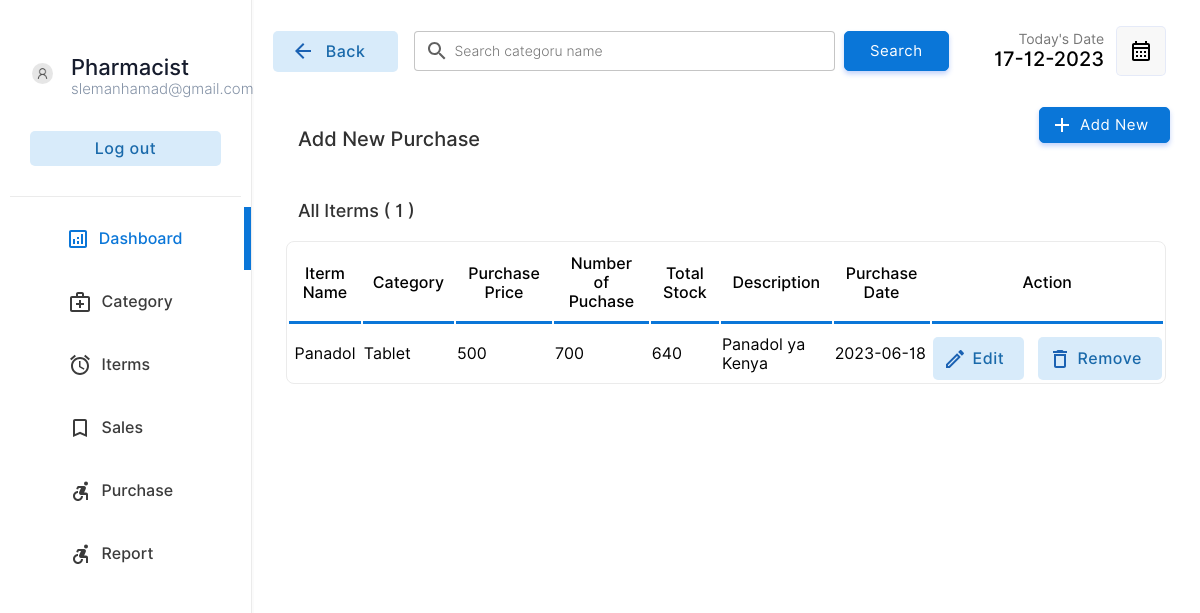
Page /pharmacist/purchase.php (signed in) on the committed database.
### tables this page shows
CREATE TABLE `category` (
  `category_id` int NOT NULL AUTO_INCREMENT,
  `category_name` varchar(100) NOT NULL,
  `category_status` int DEFAULT NULL,
  `user_id` int NOT NULL,
  PRIMARY KEY (`category_id`)
);

CREATE TABLE `purchase` (
  `purchase_id` int NOT NULL AUTO_INCREMENT,
  `purchase_date` date NOT NULL,
  `iterm_name` varchar(255) NOT NULL,
  `iterm_price` float NOT NULL DEFAULT '0',
  `quantity` int NOT NULL DEFAULT '0',
  `purchase_description` varchar(500) DEFAULT NULL,
  `status` int NOT NULL DEFAULT '1',
  `category_id` int NOT NULL,
  `user_id` int NOT NULL,
  PRIMARY KEY (`purchase_id`),
  KEY `purchase_FK` (`category_id`),
  CONSTRAINT `purchase_FK` FOREIGN KEY (`category_id`) REFERENCES `category` (`category_id`) ON DELETE CASCADE ON UPDATE CASCADE
);

CREATE TABLE `iterm` (
  `iterm_id` int NOT NULL AUTO_INCREMENT,
  `iterm_name` varchar(255) NOT NULL,
  `stock` int NOT NULL DEFAULT '0',
  `iterm_price` float NOT NULL DEFAULT '0',
  `iterm_description` varchar(500) DEFAULT NULL,
  `status` varchar(255) NOT NULL DEFAULT 'Active',
  `category_id` int NOT NULL,
  `user_id` int NOT NULL,
  PRIMARY KEY (`iterm_id`),
  KEY `item_FK` (`category_id`),
  CONSTRAINT `item_FK` FOREIGN KEY (`category_id`) REFERENCES `category` (`category_id`) ON DELETE CASCADE ON UPDATE CASCADE
);

### pharmacist/purchase.php (the view, shortened to what this page needs)
<!DOCTYPE html>
<html lang="en">
<head>
    <link rel="stylesheet" href="../css/animations.css">
    <link rel="stylesheet" href="../css/main.css">
    <link rel="stylesheet" href="../css/admin.css">
</head>
<body>
    <?php
    include("../connection.php");
    ?>
    <div class="container">
        <div class="menu">
            <table class="menu-container" border="0">
                <tr>
                    <td style="padding:10px" colspan="2">
                        <table border="0" class="profile-container">
                            <tr>
                                <td width="30%" style="padding-left:20px">
                                    <img src="../img/user.png" alt="" width="100%" style="border-radius:50%">
                                </td>
                                <td style="padding:0px;margin:0px;">
                                    <p class="profile-title">
                                        <?php echo $_SESSION["user_role"]; ?>
                                    </p>
                                    <p class="profile-subtitle">
                                        <?php echo $_SESSION["username"]; ?>
                                    </p>
                                </td>
                            </tr>
                            <tr>
                                <td colspan="2">
                                    <a href="../action/log_out.php"><input type="button" value="Log out"
                                            class="logout-btn btn-primary-soft btn"></a>
                                </td>
                            </tr>
                        </table>
                    </td>
                </tr>
                <tr class="menu-row">
                    <td class="menu-btn menu-icon-dashbord menu-active menu-icon-dashbord-active">
                        <a href="index.php" class="non-style-link-menu non-style-link-menu-active">
                            <div>
                                <p class="menu-text">Dashboard</p>
                        </a>
        </div></a>
        <tr class="menu-row">
            <td class="menu-btn menu-icon-doctor ">
                <a href="category.php" class="non-style-link-menu ">
                    <div>
                        <p class="menu-text">Category</p>
                </a>
    </div>
    <tr class="menu-row">
        <td class="menu-btn menu-icon-schedule">
            <a href="iterm.php" class="non-style-link-menu">
                <div>
                    <p class="menu-text">Iterms</p>
                </div>
            </a>
        </td>
    </tr>
    <tr class="menu-row">
        <td class="menu-btn menu-icon-appoinment">
            <a href="sales.php" class="non-style-link-menu">
                <div>
                    <p class="menu-text">Sales</p>
            </a></div>
        </td>
    </tr>
    <tr class="menu-row">
        <td class="menu-btn menu-icon-patient">
            <a href="purchase.php" class="non-style-link-menu">
                <div>
                    <p class="menu-text">Purchase</p>
            </a></div>
        </td>
    </tr>
    <tr class="menu-row">
        <td class="menu-btn menu-icon-patient">
            <a href="report.php" class="non-style-link-menu">
                <div>
                    <p class="menu-text">Report</p>
            </a></div>
        </td>
    </tr>
    <div class="dash-body">
        <table border="0" width="100%" style=" border-spacing: 0;margin:0;padding:0;margin-top:25px; ">
            <tr>
                <td width="13%">
                    <a href="purchase.php"><button class="login-btn btn-primary-soft btn btn-icon-back"
                            style="padding-top:11px;padding-bottom:11px;margin-left:20px;width:125px">
                            <font class="tn-in-text">Back</font>
                        </button></a>
                </td>
                <td>
                    <form action="" method="post" class="header-search">
                        <input type="search" name="search" class="input-text header-searchbar"
                            placeholder="Search categoru name" list="iterm">&nbsp;&nbsp;
                        <input type="Submit" value="Search" class="login-btn btn-primary btn"
                            style="padding-left: 25px;padding-right: 25px;padding-top: 10px;padding-bottom: 10px;">
                    </form>
                </td>
                <td width="15%">
                    <p style="font-size: 14px;color: rgb(119, 119, 119);padding: 0;margin: 0;text-align: right;">
                        Today's Date
                    </p>
                    <p class="heading-sub12" style="padding: 0;margin: 0;">
                        <?php
                        $date = date('d-m-Y');
                        echo $date;
                        ?>
                    </p>
                </td>
                <td width="10%">
                    <button class="btn-label" style="display: flex;justify-content: center;align-items: center;"><img
                            src="../img/calendar.svg" width="100%"></button>
                </td>
            </tr>
            <tr>
                <td colspan="2" style="padding-top:30px;">
                    <p class="heading-main12" style="margin-left: 45px;font-size:20px;color:rgb(49, 49, 49)">Add New
                        Purchase</p>
                </td>
                <td colspan="2">
                    <a href="?action=add&id=none&error=0" class="non-style-link"><button
                            class="login-btn btn-primary btn button-icon"
                            style="display: flex;justify-content: center;align-items: center;margin-left:75px;background-image: url('../img/icons/add.svg');">Add
                            New</font></button>
                    </a>
                </td>
            </tr>
            <tr>
                <?php
                $count = $conn->query("SELECT * from purchase");
                $number = $count->num_rows;
                ?>
                <td colspan="4" style="padding-top:10px;">
                    <p class="heading-main12" style="margin-left: 45px;font-size:18px;color:rgb(49, 49, 49)">All Iterms
                        (
                        <?php echo $number; ?> )
                    </p>
                </td>
            </tr>
            <tr>
                <td colspan="4">
                    <center>
                        <div class="abc scroll">
                            <table width="93%" class="sub-table scrolldown" border="0">
                                <thead>
                                    <tr>
                                        <th class="table-headin">
                                            Iterm Name
                                        </th>
                                        <th class="table-headin">
                                            Category
                                        </th>
                                        <th class="table-headin">
                                            Purchase Price
                                        </th>
                                        <th class="table-headin">
                                            Number of Puchase
                                        </th>
                                        <th class="table-headin">
                                            Total Stock
                                        </th>
                                        <th class="table-headin">
                                            Description
                                        </th>
                                        <th class="table-headin">
                                            Purchase Date
                                        </th>
                                        <th class="table-headin">
                                            Action
                                        </th>
                                    </tr>
                                </thead>
                                <tbody>
                                    <?php
                                    $all_purchase = $conn->query("SELECT c.category_name,p.purchase_date,p.purchase_id,
                                    p.iterm_name,p.iterm_price,p.quantity,p.purchase_description,i.stock
                                    from category c,iterm i,purchase p where c.category_id = i.category_id
                                    and c.category_id = p.category_id order by p.purchase_date DESC");
                                    if ($all_purchase->num_rows > 0) {
                                        while ($row = $all_purchase->fetch_array()) {
                                            echo '<tr>
                                        <td> &nbsp;' .
                                                $row["iterm_name"]
                                                . '</td>
                                        <td>
                                            ' . $row["category_name"] . '
                                        </td>
                                        <td>
                                        ' . $row["iterm_price"] . '
                                    </td>
                                    <td>
                                    ' . $row["quantity"] . '
                                </td>
                                <td>
                                ' . $row["stock"] . '
                            </td>
                                <td>
                                ' . $row["purchase_description"] . '
                            </td>
                            <td>
                            ' . $row["purchase_date"] . '
                        </td>
                                        <td>
                                        <div style="display:flex;justify-content: center;">
                                        <a href="?action=edit&id=' . $row["purchase_id"] . '&error=0" class="non-style-link"><button  class="btn-primary-soft btn button-icon btn-edit"  style="padding-left: 40px;padding-top: 12px;padding-bottom: 12px;margin-top: 10px;"><font class="tn-in-text">Edit</font></button></a>
                                       &nbsp;&nbsp;&nbsp;
                                       <a href="?action=drop&id=' . $row["purchase_id"] . '&name=' . $row["iterm_name"] . '" class="non-style-link"><button  class="btn-primary-soft btn button-icon btn-delete"  style="padding-left: 40px;padding-top: 12px;padding-bottom: 12px;margin-top: 10px;"><font class="tn-in-text">Remove</font></button></a>
                                        </div>
                                        </td>
                                    </tr>';
                                        }
                                    }
                                    ?>
                                </tbody>
                            </table>
                        </div>
                    </center>
                </td>
            </tr>
        </table>
    </div>
</body>
</html>

### css/main.css (style rules this page uses)
:root { --primarycolor: #0A76D8; --primarycolorhover: #006dd3; --btnice:#D8EBFA; --btnnicetext:#1b62b3; }
body { margin: 0; padding: 0; border-spacing: 0; font-family: 'Inter', sans-serif; }
.input-text { border-radius: 4px; border: 0.5px solid rgb(226, 226, 226); padding: 10px; width: 92%; transition: 0.2s; outline: none; }
.input-text { border: 1px solid #e9ecef; font-size: 14px; line-height: 26px; background-color: #fff; display: block; width: 100%; padding: .375rem .75rem; font-weight: 300; line-height: 1.5; color: #212529; background-color: #fff; background-clip: padding-box; -webkit-appearance: none; -moz-appearance: none; appearance: none; border-radius: .25rem; transition: border-color .15s ease-in-out,box-shadow .15s ease-in-out; }
.input-text::placeholder { font-family: 'Inter', sans-serif; }
.btn { cursor: pointer; padding: 8px 20px; outline: none; text-decoration: none; font-size: 15px; letter-spacing: 0.5px; transition: all 0.3s; border-radius: 5px; font-family: 'Inter', sans-serif; }
.btn-primary { background-color: var(--primarycolor) ; border: 1px solid var(--primarycolor) ; color: #fff ; box-shadow: 0 3px 5px 0 rgba(57,108,240,0.3); }
.btn-primary-soft { background-color: #D8EBFA ; color: #1969AA; font-weight: 500; font-size: 16px; border: none; }
.non-style-link:link, .non-style-link:visited, .non-style-link:hover, .non-style-link:active { text-decoration: none; color: rgb(43, 43, 43); }
.btn-label { margin-left: 10px; padding: 12px 12px; outline: none; text-decoration: none; font-size: 15px; letter-spacing: 0.5px; transition: all 0.3s; border-radius: 5px; background-color: #f0f0f073; border: 1px solid rgba(57,108,240,0.1) ; font-family: 'Inter', sans-serif; }
.sub-table { border: 1px solid #ebebeb; border-radius: 8px; }
.table-headin { font-size: 16px; font-weight: 500; padding: 10px; border-bottom: 3px solid var(--primarycolor); }
.abc { width: 100%; height: 550px; overflow: auto; }
input[type=search] { background-image: url('../img/search.svg'); background-position: 10px 50%; background-repeat: no-repeat; transition: 0.5s; padding: 8px 20px 8px 40px; }
.button-icon { background-position: 10px 50%; background-repeat: no-repeat; transition: 0.5s; padding: 8px 20px 8px 40px; }
.menu-btn { padding:6px; color: #3b3b3b; background-position: 30% 50%; background-repeat: no-repeat; transition: 0.5s; }
.menu-text { padding-left: 40%; font-weight: 500; font-size: 16px; }
.menu-active { color: var(--primarycolor); border-right: 7px solid var(--primarycolor); background-color: var(); }
.non-style-link-menu:link, .non-style-link-menu:visited, .non-style-link-menu:active { text-decoration: none; color: #3b3b3b; }
.non-style-link-menu-active:link, .non-style-link-menu-active:visited, .non-style-link-menu-active:active { text-decoration: none; color: var(--primarycolor); }
.menu-icon-dashbord { background-image: url('../img/icons/dashboard.svg'); }
.menu-icon-doctor { background-image: url('../img/icons/doctors.svg'); }
.menu-icon-schedule { background-image: url('../img/icons/schedule.svg'); }
.menu-icon-appoinment { background-image: url('../img/icons/book.svg'); }
.menu-icon-patient { background-image: url('../img/icons/patients.svg'); }
.menu-icon-dashbord:hover,.menu-icon-dashbord-active { color: var(--primarycolor); background-image: url('../img/icons/dashboard-hover.svg'); }
.btn-icon-back { background-image: url('../img/icons/back-iceblue.svg'); background-position: 18px 50%; background-repeat: no-repeat; transition: 0.5s; padding: 8px 20px 8px 40px; }
.btn-edit { background-image: url('../img/icons/edit-iceblue.svg'); }
.btn-delete { background-image: url('../img/icons/delete-iceblue.svg'); }

### pharmacist/purchase.php (style rules this page uses)
.sub-table { animation: transitionIn-Y-bottom 0.5s; }

### rows in the picture
category: purchase.iterm_name "Panadol", category_name "Tablet", purchase.iterm_price "500", purchase.quantity "700", iterm.stock "640", purchase.purchase_description "Panadol ya Kenya", purchase.purchase_date "2023-06-18"

### other values in the picture
$_SESSION["user_role"] "Pharmacist"
$_SESSION["username"] "slemanhamad@gmail.com"
$number "1"
